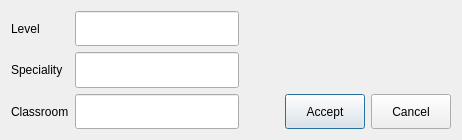
<?xml version="1.0" encoding="UTF-8"?>
<ui version="4.0">
 <class>Class_widget</class>
 <widget class="QDialog" name="Class_widget">
  <property name="geometry">
   <rect>
    <x>0</x>
    <y>0</y>
    <width>462</width>
    <height>140</height>
   </rect>
  </property>
  <property name="windowTitle">
   <string>Esprit-RP : Class management</string>
  </property>
  <property name="styleSheet">
   <string notr="true"/>
  </property>
  <layout class="QHBoxLayout" name="horizontalLayout_3">
   <item>
    <layout class="QHBoxLayout" name="horizontalLayout">
     <item>
      <layout class="QVBoxLayout" name="verticalLayout">
       <item>
        <widget class="QLabel" name="label_level">
         <property name="text">
          <string>Level</string>
         </property>
        </widget>
       </item>
       <item>
        <widget class="QLabel" name="label_speciality">
         <property name="text">
          <string>Speciality</string>
         </property>
        </widget>
       </item>
       <item>
        <widget class="QLabel" name="label_classroom">
         <property name="text">
          <string>Classroom</string>
         </property>
        </widget>
       </item>
      </layout>
     </item>
     <item>
      <layout class="QVBoxLayout" name="verticalLayout_2">
       <item>
        <widget class="QLineEdit" name="line_level">
         <property name="sizePolicy">
          <sizepolicy hsizetype="Expanding" vsizetype="Preferred">
           <horstretch>0</horstretch>
           <verstretch>0</verstretch>
          </sizepolicy>
         </property>
         <property name="minimumSize">
          <size>
           <width>0</width>
           <height>30</height>
          </size>
         </property>
        </widget>
       </item>
       <item>
        <widget class="QLineEdit" name="line_speciality">
         <property name="sizePolicy">
          <sizepolicy hsizetype="Expanding" vsizetype="Preferred">
           <horstretch>0</horstretch>
           <verstretch>0</verstretch>
          </sizepolicy>
         </property>
         <property name="minimumSize">
          <size>
           <width>0</width>
           <height>30</height>
          </size>
         </property>
        </widget>
       </item>
       <item>
        <widget class="QLineEdit" name="line_classroom">
         <property name="sizePolicy">
          <sizepolicy hsizetype="Expanding" vsizetype="Preferred">
           <horstretch>0</horstretch>
           <verstretch>0</verstretch>
          </sizepolicy>
         </property>
         <property name="minimumSize">
          <size>
           <width>0</width>
           <height>30</height>
          </size>
         </property>
        </widget>
       </item>
      </layout>
     </item>
    </layout>
   </item>
   <item>
    <spacer name="horizontalSpacer">
     <property name="orientation">
      <enum>Qt::Horizontal</enum>
     </property>
     <property name="sizeType">
      <enum>QSizePolicy::Preferred</enum>
     </property>
     <property name="sizeHint" stdset="0">
      <size>
       <width>40</width>
       <height>20</height>
      </size>
     </property>
    </spacer>
   </item>
   <item>
    <layout class="QVBoxLayout" name="verticalLayout_3">
     <item>
      <spacer name="verticalSpacer">
       <property name="orientation">
        <enum>Qt::Vertical</enum>
       </property>
       <property name="sizeHint" stdset="0">
        <size>
         <width>20</width>
         <height>40</height>
        </size>
       </property>
      </spacer>
     </item>
     <item>
      <layout class="QHBoxLayout" name="horizontalLayout_2">
       <item>
        <widget class="QPushButton" name="button_accept">
         <property name="minimumSize">
          <size>
           <width>0</width>
           <height>35</height>
          </size>
         </property>
         <property name="text">
          <string>Accept</string>
         </property>
        </widget>
       </item>
       <item>
        <widget class="QPushButton" name="button_cancel">
         <property name="minimumSize">
          <size>
           <width>0</width>
           <height>35</height>
          </size>
         </property>
         <property name="text">
          <string>Cancel</string>
         </property>
        </widget>
       </item>
      </layout>
     </item>
    </layout>
   </item>
  </layout>
 </widget>
 <resources/>
 <connections/>
</ui>
